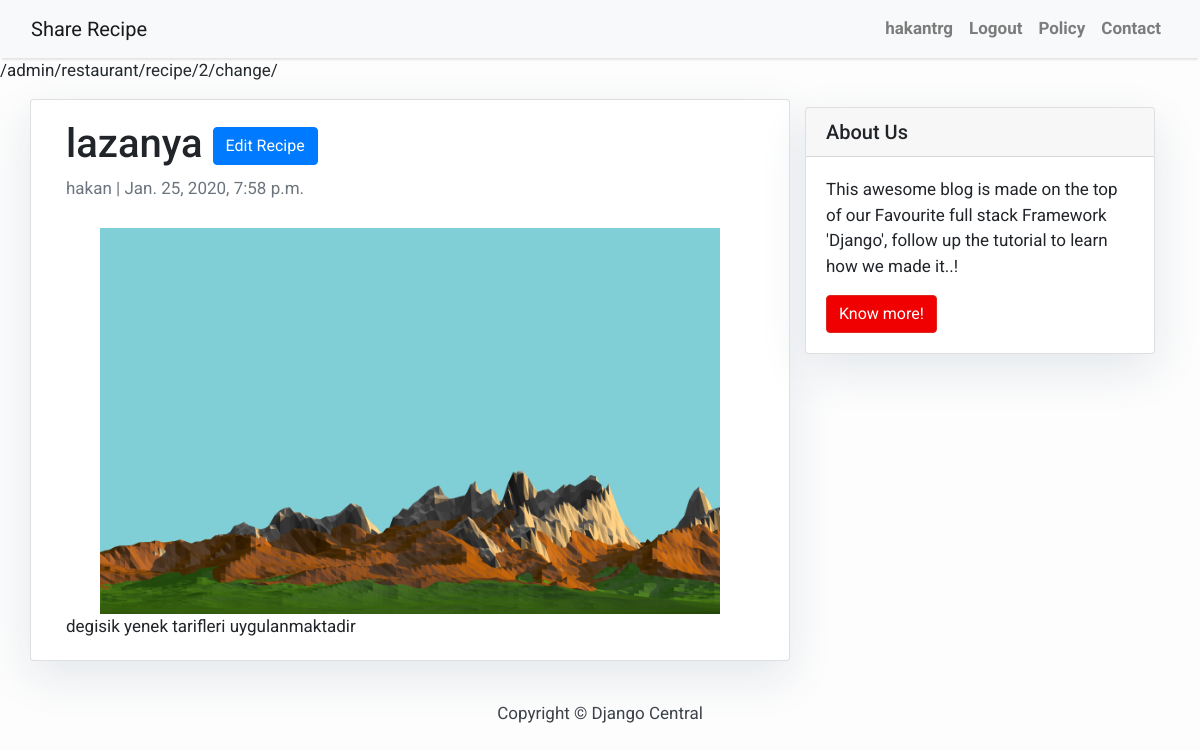
The app's page /lazanya/ (signed in) with its own data.
### restaurant/models.py (models this page shows, shortened)
class Recipe(models.Model):
    title = models.CharField(max_length=200, unique=True)
    slug = models.SlugField(max_length=200, unique=True)
    author = models.ForeignKey(
        User, on_delete=models.CASCADE, related_name='recipe_posts')
    updated_on = models.DateTimeField(auto_now=True)
    content = models.TextField()
    created_on = models.DateTimeField(auto_now_add=True)
    status = models.IntegerField(choices=STATUS, default=0)
    cover = models.ImageField(upload_to='images/', default="")
    objects = models.Manager()
    class Meta:
        ordering = ['-created_on']

### restaurant/views.py (the view)
# urls.py: path('<slug:slug>/', views.RecipeDetail.as_view(), name='recipe_detail'),
class RecipeDetail(generic.DetailView):
    model = RecipeModel
    template_name = 'recipe_detail.html'

### templates/recipe_detail.html
{% extends 'base.html' %} {% block content %}
/admin/restaurant/recipe/2/change/
<div class="container">
  <div class="row">
    <div class="col-md-8 card mb-4  mt-3 left  top">
      <div class="card-body">
        <h1>
          {% block title %}
            {{ object.title }}
            {% if user.is_authenticated %}
              <a href= "edit" class="btn btn-primary">Edit Recipe</a>
            {% endif %}
          {% endblock title %}
        </h1>
        <p class="text-muted">{{ recipe.author }} | {{ recipe.created_on }}</p>
        <div class = "content-image">
            <img src = "{{ recipe.cover.url }}"/>
        </div>
        <p class="card-text ">{{ object.content | safe }}</p>
      </div>
    </div>
    {% block sidebar %} {% include 'sidebar.html' %} {% endblock sidebar %}
  </div>
</div>
{% endblock content %}

### templates/base.html (shortened to what this page needs)
<!DOCTYPE html>
<html>
    <head>
        {% load static %}
        <link rel="stylesheet" type="text/css" href="{% static 'css/style.css' %}">
        <link rel="stylesheet" href="https://maxcdn.bootstrapcdn.com/bootstrap/4.0.0/css/bootstrap.min.css"
 />
    </head>
    <body>
        <nav class="navbar navbar-expand-lg navbar-light bg-light shadow" id="mainNav">
            <div class="container-fluid">
                <a class="navbar-brand" href="{% url 'home' %}">Share Recipe </a>
                <div class="collapse navbar-collapse" id="navbarResponsive">
                    <ul class="navbar-nav ml-auto">
                        {% if user.is_authenticated %}
                            <li class="nav-item text-black">
                                <a class="nav-link text-black font-weight-bold" href="/admin/restaurant/recipe/"> {{user}} </a>
                            </li>
                            <li class="nav-item text-black">
                                <a class="nav-link text-black font-weight-bold" href="{% url 'logout' %}">Logout </a>
                            </li>
                        {% else %}
                            <li class="nav-item text-black">
                                <a class="nav-link text-black font-weight-bold" href="{% url 'login' %}">Login </a>
                            </li>
                        {% endif %}
                        <li class="nav-item text-black">
                            <a class="nav-link text-black font-weight-bold" href="#">Policy</a>
                        </li>
                        <li class="nav-item text-black">
                            <a class="nav-link text-black font-weight-bold" href="#">Contact</a>
                        </li>
                    </ul>
                </div>
            </div>
        </nav>
        {% block content %}{% endblock content %}
        <footer class="py-3 bg-grey">
            <p class="m-0 text-dark text-center ">Copyright &copy; Django Central</p>
        </footer>
    </body>
</html>

### static/css/style.css (style rules this page uses)
img { display: block; margin-left: auto; margin-right: auto; width: 90%; margin-top: 10px; padding-top: 10px; }

### templates/base.html (style rules this page uses)
body { font-family: "Roboto", sans-serif; font-size: 17px; background-color: #fdfdfd; }
.shadow { box-shadow: 0 4px 2px -2px rgba(0, 0, 0, 0.1); }

### templates/sidebar.html (style rules this page uses)
.card { box-shadow: 0 16px 48px #E3E7EB; }

### records on screen
Recipe: title "lazanya", author "hakan", created_on "Jan. 25, 2020, 7:58 p.m.", cover (picture), content "degisik yenek tarifleri uygulanmaktadir"

### other values on screen
{{ user }} "hakantrg"
